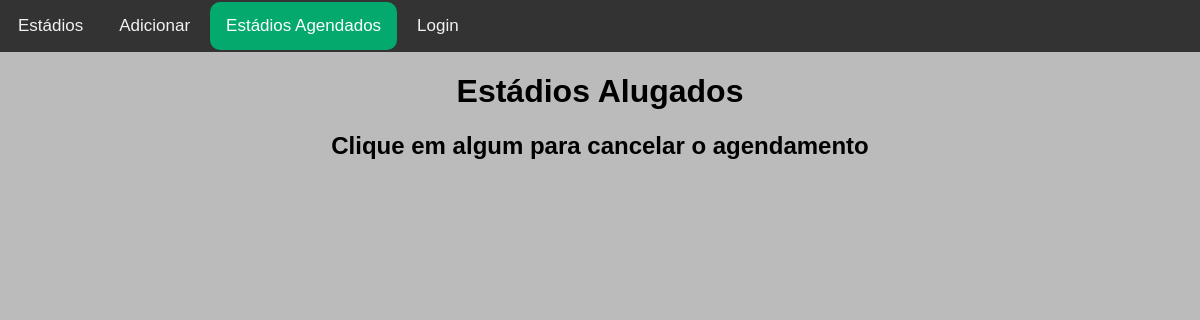
/agendados, run on an earlier commit of the app's database.
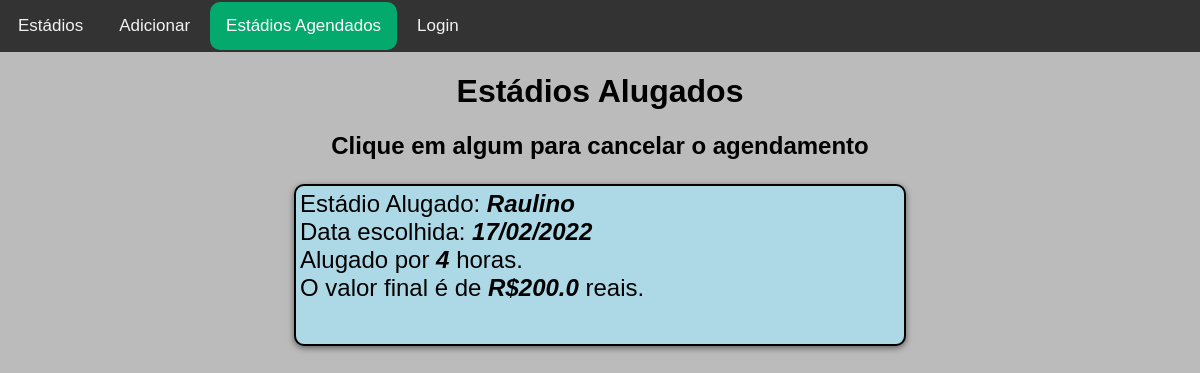
And on a later commit of the database.
### aluguel/models.py (models this page shows, shortened)
class PrecoFinal(models.Model):
    nome = models.CharField("", max_length=50)
    data = models.CharField("Insira a data no formato DD/MM/YYYY", max_length=10)
    horas = models.SmallIntegerField("Insira por quantas horas deseja alugar")
    valorFinal = models.FloatField("")

### aluguel/views.py (the view)
# urls.py: path('agendados', estadiosEscolhidos, name="estadiosEscolhidos"),
def estadiosEscolhidos(request):
    estadios = PrecoFinal.objects.all()
    return render(request, "estadiosAgendados.html", {"estadios": estadios})

### aluguel/templates/estadiosAgendados.html (shortened to what this page needs)
{% extends 'base.html' %}
{% block atual03 %} atual {% endblock %}
{% block content %}
    <h1>Estádios Alugados</h1>
    <h2>Clique em algum para cancelar o agendamento</h2>
    <div class="todosEstadios">
        {% for estadio in estadios %}
            <div class="estadio" onclick="window.location.href = `{% url 'deletarEscolhido' estadio.id %}`">
                <span class="agendado">Estádio Alugado: <i class="negrito">{{ estadio.nome }}</i></span><br>
                <span class="agendado">Data escolhida: <i class="negrito">{{ estadio.data }}</i></span><br>
                <span class="agendado">Alugado por <i class="negrito">{{ estadio.horas }}</i> horas.</span><br>
                <span class="agendado">O valor final é de  <i class="negrito">R${{ estadio.valorFinal }}</i>           reais.</span>
        {% endfor %}
            </div>
    </div>
{% endblock %}

What changed in the data, as far as the page shows it:
added PrecoFinal: nome "Raulino", data "17/02/2022", horas "4", valorFinal "200.0"
